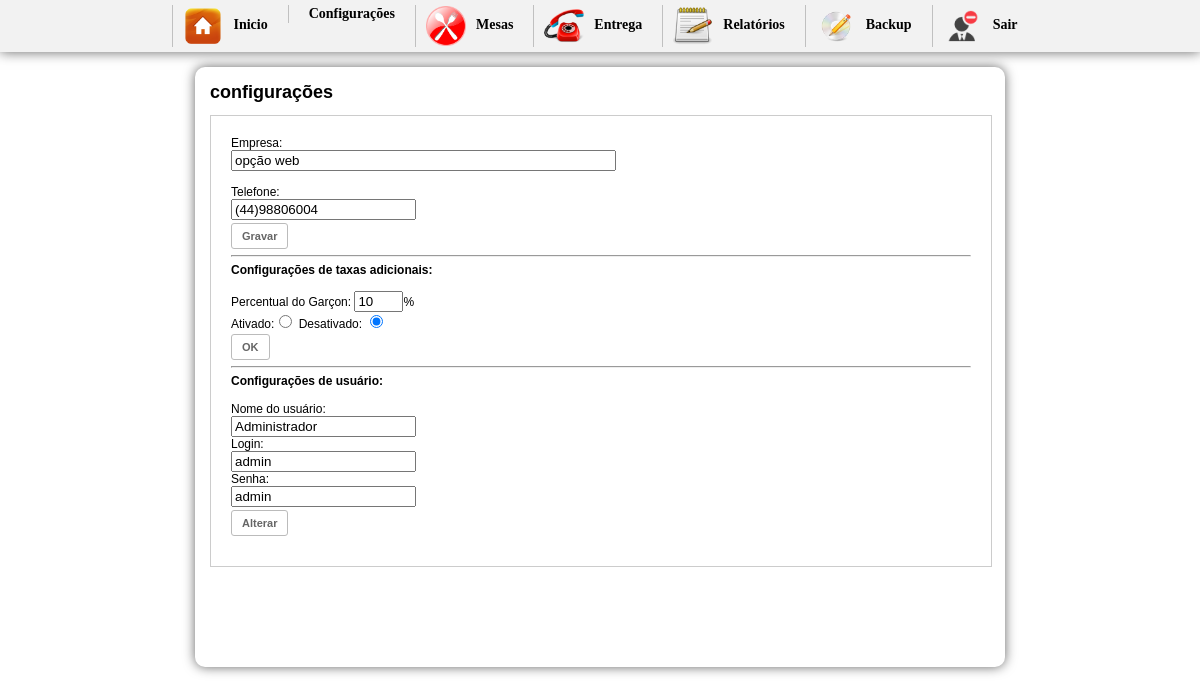
The app's page /inicio.php?btn=config (signed in) with its own data.
### tables this page shows
CREATE TABLE `config` (
  `id_conf` int(30) NOT NULL,
  `empresa` varchar(200) NOT NULL,
  `telefone` varchar(30) NOT NULL,
  `pgarcon` int(10) NOT NULL,
  `ativo` int(2) NOT NULL
);

CREATE TABLE `garcon` (
  `idGarcon` int(10) NOT NULL AUTO_INCREMENT,
  `nomeGarcon` varchar(200) NOT NULL,
  `login` varchar(20) NOT NULL,
  `senha` varchar(20) NOT NULL,
  `nv` int(1) NOT NULL,
  PRIMARY KEY (`idGarcon`)
);

### config.php (the view, shortened to what this page needs)
<h1>configurações</h1>
<div id="boxcadProdutos">
<div id="formconfig">
<?php
$sql = mysql_query("SELECT * FROM config");
$ver = mysql_fetch_array($sql);
$s = mysql_query("SELECT * FROM garcon WHERE idGarcon='1'");
$usu = mysql_fetch_array($s);
?>
<form action="" method="post" enctype="multipart/form-data">
           Empresa:<br/>
           <input name="empresa" type="text"  value="<?php echo $ver["empresa"]; ?>" size="45"> <br/><br/>
           Telefone:<br/>
           <input name="telefone" type="text"  value="<?php echo $ver["telefone"]; ?>"><br/>
         <input name="gravar" type="submit" class="button" value="Gravar">
    </form>
    <hr />
    <strong>Configurações de taxas adicionais:</strong><br/><br/>
   <form action="" method="post" enctype="multipart/form-data">
   Percentual do Garçon:
   <input name="pgarcon" type="text" value="<?php echo $ver['pgarcon'] ?>" size="3" maxlength="2" />%<br/>
   Ativado:<input name="ativo" type="radio" value="1" <?php if($ver['ativo'] == 1){ echo 'checked="checked"';} ?>  /> Desativado: <input name="ativo" type="radio" value="0" <?php if($ver['ativo'] == 0){ echo 'checked="checked"';} ?>/><br/>
   <input name="ok" type="submit" value="OK" id="ok" class="button" />
   </form>
    <hr />
    <strong>Configurações de usuário:</strong><br/><br/>
    <form action="" method="post" enctype="multipart/form-data">
	Nome do usuário:<br/>
    <input name="nome" type="text" id="nome" value="<?php echo $usu['nomeGarcon'] ?>" /><br/>
    Login:<br/>
    <input name="login" type="text" id="login" value="<?php echo $usu['login'] ?>" /><br/>
    Senha:<br/>
    <input name="senha" type="text" id="senha" value="<?php echo $usu['senha'] ?>" /><br/>
   <input name="alterar" type="submit" value="Alterar" id="alterar" class="button" />
   </form>
</div>
</div>

### css/css.css (style rules this page uses)
body { margin-left: 0px;margin-top: 0px;margin-right: 0px;margin-bottom: 0px; background-color:#FFF; font-family:Verdana, Geneva, sans-serif; font-size:12px; }
h1 { font-size:18px; margin-top:0; }
#boxcadProdutos { width:780px; height:450px; margin:0 auto; border:1px solid #ccc; background:#FFF; overflow:auto; }
#formconfig { padding:20px; }
.button { border: 1px solid #BBB; border-radius: 3px; text-shadow: 0 1px 1px white; -webkit-box-shadow: 0 1px 1px #fff; -moz-box-shadow: 0 1px 1px #fff; box-shadow: 0 1px 1px #fff; font: bold 11px Sans-Serif; padding: 6px 10px; white-space: nowrap; vertical-align: middle; color: #666; background: transparent; cursor: pointer; margin-top:3px; text-decoration:none; }
.button:after { content: ""; display: inline-block; width: 0; height: 0; border-top: 4px solid #999; border-left: 4px solid transparent; border-right: 4px solid transparent; margin: 0 0 0 4px; position: relative; top: -1px; text-decoration:none; }

### records on screen
config: empresa "opção web", telefone "(44)98806004", pgarcon "10", ativo "☑"
garcon: nome "Administrador", login "admin", senha "admin"
